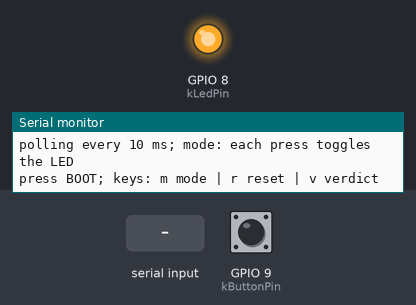
A sketch run on a simulated ESP32-S3. Parts: output pins drawn as LEDs (lit = HIGH), the last lines printed to the serial monitor. The test bench sets the inputs (shaded band); at power-on: GPIO 9 (kButtonPin) HIGH.

Above: at 1.4 s.
1.5 s: GPIO 9 (kButtonPin) pulled LOW for 0.15 s
At 2.1 s:
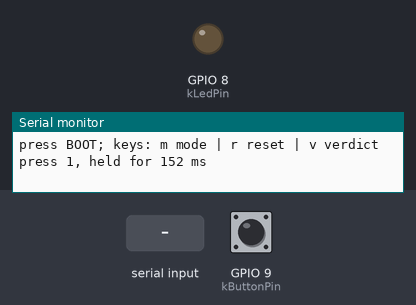
3.1 s: "m" received over Serial
At 4.4 s:
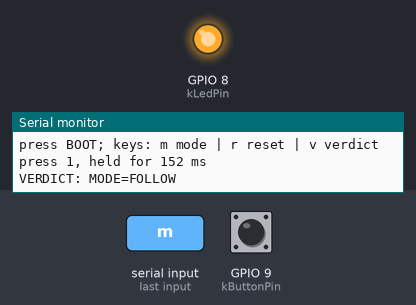
6.1 s: GPIO 9 (kButtonPin) pulled LOW for 3.2 s
At 7.0 s:
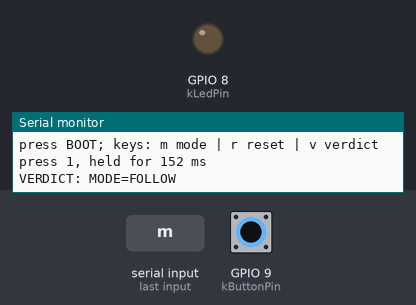
Timing chart, 0 to 10.8 s (numbered marks = the images above; inputs shaded):
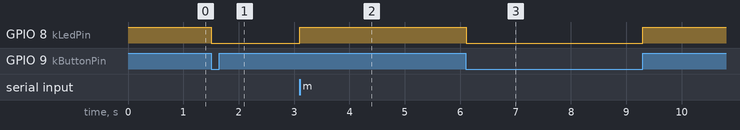

Measured:
- after the input at 1.5 s, GPIO 8 (kLedPin): HIGH → LOW at once
- after the input at 3.1 s, GPIO 8 (kLedPin): LOW → HIGH at once
- after the input at 6.1 s, GPIO 8 (kLedPin): HIGH → LOW at once, → HIGH 3.2 s later

The sketch:

button_poll.ino
```cpp
// button_poll - a digital input, read by polling
//
// The BOOT button is on GPIO 9. Pressed, it connects the pin to ground, so
// it reads LOW. Released, nothing drives the pin, so the sketch switches on
// the chip's internal pull-up resistor (INPUT_PULLUP), which makes it read
// HIGH. loop() reads the pin every kPollMs and compares it with the last
// reading: a change from HIGH to LOW is a press, LOW to HIGH a release.
//
//   press the BOOT button: each press and its duration are printed
//   m  switch mode: the LED follows the button / each press toggles the LED
//   r  reset the counter
//   v  print the verdict line
//
// Do not hold BOOT while pressing RST or plugging in: that starts the
// bootloader instead of this sketch.

// ---- EXPERIMENT KNOBS ----
const int kButtonPin = 9;      // BOOT button, LOW when pressed
const int kLedPin = 8;         // blue LED, lit when LOW
const uint32_t kPollMs = 10;   // read the button this often; 0 = on every pass of loop()

const int kModeFollow = 0;     // the LED is lit while the button is held
const int kModeToggle = 1;     // each press switches the LED on or off

static int g_mode = kModeToggle;
static bool g_led_on = false;
static int g_last_level = HIGH;  // released
static uint32_t g_last_poll_ms = 0;
static uint32_t g_pressed_at_ms = 0;
static uint32_t g_presses = 0;

static void led_set(bool on) {
    g_led_on = on;
    digitalWrite(kLedPin, on ? LOW : HIGH);
}

static void poll_button(void) {
    int level = digitalRead(kButtonPin);
    if (level == g_last_level) return;  // nothing changed since the last look
    g_last_level = level;

    uint32_t now = millis();
    if (level == LOW) {  // HIGH -> LOW: pressed
        g_presses = g_presses + 1;
        g_pressed_at_ms = now;
        if (g_mode == kModeToggle) led_set(!g_led_on);
        if (g_mode == kModeFollow) led_set(true);
    } else {  // LOW -> HIGH: released
        if (g_mode == kModeFollow) led_set(false);
        Serial.printf("press %lu, held for %lu ms\n", (unsigned long)g_presses,
                      (unsigned long)(now - g_pressed_at_ms));
    }
}

void setup() {
    pinMode(kLedPin, OUTPUT);
    led_set(false);
    pinMode(kButtonPin, INPUT_PULLUP);
    g_last_level = digitalRead(kButtonPin);

    Serial.begin(115200);
    // With the board on USB but no Serial Monitor open, each print would
    // wait up to 2 s for a reader (the core retries 20 x 100 ms) and stall
    // this sketch. Timeout 0: text nobody reads is dropped instead.
    Serial.setTxTimeoutMs(0);
    uint32_t t = millis();
    while (!Serial && millis() - t < 3000) delay(10);
    delay(200);
    Serial.println();
    Serial.println("=== lab 0: button_poll ===");
    Serial.printf("polling every %lu ms; mode: each press toggles the LED\n", (unsigned long)kPollMs);
    Serial.println("press BOOT; keys: m mode | r reset | v verdict");
}

void loop() {
    uint32_t now = millis();
    if (now - g_last_poll_ms >= kPollMs) {
        g_last_poll_ms = now;
        poll_button();
    }

    if (Serial.available() > 0) {
        int k = Serial.read();
        if (k == 'm') {
            g_mode = (g_mode == kModeToggle) ? kModeFollow : kModeToggle;
            led_set(g_mode == kModeFollow && g_last_level == LOW);
            Serial.printf("VERDICT: MODE=%s\n", g_mode == kModeToggle ? "TOGGLE" : "FOLLOW");
        } else if (k == 'r') {
            g_presses = 0;
            Serial.println("counter reset");
        } else if (k == 'v') {
            char v[32];
            snprintf(v, sizeof(v), "PRESSES=%lu", (unsigned long)g_presses);
            Serial.printf("VERDICT: %s\n", v);
        }
    }
}
```
